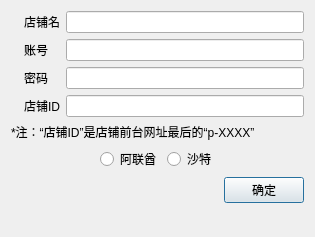
<?xml version="1.0" encoding="UTF-8"?>
<ui version="4.0">
 <class>AddShopDialog</class>
 <widget class="QDialog" name="AddShopDialog">
  <property name="geometry">
   <rect>
    <x>0</x>
    <y>0</y>
    <width>315</width>
    <height>237</height>
   </rect>
  </property>
  <property name="windowTitle">
   <string>Edit Shop Info</string>
  </property>
  <property name="windowIcon">
   <iconset resource="lemon01.qrc">
    <normaloff>:/Lemon01/lemon.png</normaloff>:/Lemon01/lemon.png</iconset>
  </property>
  <layout class="QVBoxLayout" name="verticalLayout">
   <item>
    <layout class="QGridLayout" name="gridLayout">
     <property name="bottomMargin">
      <number>0</number>
     </property>
     <item row="3" column="0">
      <widget class="QLabel" name="labelShopId">
       <property name="toolTip">
        <string>店铺id</string>
       </property>
       <property name="text">
        <string/>
       </property>
       <property name="textFormat">
        <enum>Qt::AutoText</enum>
       </property>
       <property name="pixmap">
        <pixmap resource="lemon01.qrc">:/Lemon01/mode</pixmap>
       </property>
       <property name="scaledContents">
        <bool>false</bool>
       </property>
      </widget>
     </item>
     <item row="3" column="2">
      <widget class="QLineEdit" name="lineShopId">
       <property name="sizePolicy">
        <sizepolicy hsizetype="Expanding" vsizetype="Expanding">
         <horstretch>0</horstretch>
         <verstretch>0</verstretch>
        </sizepolicy>
       </property>
       <property name="alignment">
        <set>Qt::AlignLeading|Qt::AlignLeft|Qt::AlignVCenter</set>
       </property>
      </widget>
     </item>
     <item row="1" column="0">
      <widget class="QLabel" name="labelAccount">
       <property name="toolTip">
        <string>账号</string>
       </property>
       <property name="text">
        <string/>
       </property>
       <property name="textFormat">
        <enum>Qt::AutoText</enum>
       </property>
       <property name="pixmap">
        <pixmap resource="lemon01.qrc">:/Lemon01/account</pixmap>
       </property>
       <property name="scaledContents">
        <bool>false</bool>
       </property>
      </widget>
     </item>
     <item row="0" column="0">
      <widget class="QLabel" name="labelName">
       <property name="toolTip">
        <string>店铺名</string>
       </property>
       <property name="text">
        <string/>
       </property>
       <property name="textFormat">
        <enum>Qt::AutoText</enum>
       </property>
       <property name="pixmap">
        <pixmap resource="lemon01.qrc">:/Lemon01/shop</pixmap>
       </property>
       <property name="scaledContents">
        <bool>false</bool>
       </property>
      </widget>
     </item>
     <item row="0" column="2">
      <widget class="QLineEdit" name="lineName">
       <property name="sizePolicy">
        <sizepolicy hsizetype="Expanding" vsizetype="Expanding">
         <horstretch>0</horstretch>
         <verstretch>0</verstretch>
        </sizepolicy>
       </property>
       <property name="alignment">
        <set>Qt::AlignLeading|Qt::AlignLeft|Qt::AlignVCenter</set>
       </property>
      </widget>
     </item>
     <item row="2" column="2">
      <widget class="QLineEdit" name="linePassword">
       <property name="sizePolicy">
        <sizepolicy hsizetype="Expanding" vsizetype="Expanding">
         <horstretch>0</horstretch>
         <verstretch>0</verstretch>
        </sizepolicy>
       </property>
       <property name="echoMode">
        <enum>QLineEdit::PasswordEchoOnEdit</enum>
       </property>
       <property name="alignment">
        <set>Qt::AlignLeading|Qt::AlignLeft|Qt::AlignVCenter</set>
       </property>
      </widget>
     </item>
     <item row="1" column="2">
      <widget class="QLineEdit" name="lineAccount">
       <property name="sizePolicy">
        <sizepolicy hsizetype="Expanding" vsizetype="Expanding">
         <horstretch>0</horstretch>
         <verstretch>0</verstretch>
        </sizepolicy>
       </property>
       <property name="alignment">
        <set>Qt::AlignLeading|Qt::AlignLeft|Qt::AlignVCenter</set>
       </property>
      </widget>
     </item>
     <item row="2" column="0">
      <widget class="QLabel" name="labelPassword">
       <property name="toolTip">
        <string>密码</string>
       </property>
       <property name="text">
        <string/>
       </property>
       <property name="textFormat">
        <enum>Qt::AutoText</enum>
       </property>
       <property name="pixmap">
        <pixmap resource="lemon01.qrc">:/Lemon01/password</pixmap>
       </property>
       <property name="scaledContents">
        <bool>false</bool>
       </property>
      </widget>
     </item>
     <item row="0" column="1">
      <widget class="QLabel" name="label">
       <property name="text">
        <string>店铺名</string>
       </property>
      </widget>
     </item>
     <item row="1" column="1">
      <widget class="QLabel" name="label_2">
       <property name="text">
        <string>账号</string>
       </property>
      </widget>
     </item>
     <item row="2" column="1">
      <widget class="QLabel" name="label_3">
       <property name="text">
        <string>密码</string>
       </property>
      </widget>
     </item>
     <item row="3" column="1">
      <widget class="QLabel" name="label_4">
       <property name="text">
        <string>店铺ID</string>
       </property>
      </widget>
     </item>
    </layout>
   </item>
   <item>
    <widget class="QLabel" name="label_5">
     <property name="text">
      <string>*注：“店铺ID”是店铺前台网址最后的“p-XXXX”</string>
     </property>
    </widget>
   </item>
   <item>
    <layout class="QHBoxLayout" name="horizontalLayout_2">
     <item>
      <spacer name="horizontalSpacer_2">
       <property name="orientation">
        <enum>Qt::Horizontal</enum>
       </property>
       <property name="sizeHint" stdset="0">
        <size>
         <width>40</width>
         <height>20</height>
        </size>
       </property>
      </spacer>
     </item>
     <item>
      <widget class="QRadioButton" name="radio1">
       <property name="text">
        <string>阿联酋</string>
       </property>
       <property name="iconSize">
        <size>
         <width>32</width>
         <height>32</height>
        </size>
       </property>
      </widget>
     </item>
     <item>
      <widget class="QRadioButton" name="radio2">
       <property name="text">
        <string>沙特</string>
       </property>
       <property name="iconSize">
        <size>
         <width>32</width>
         <height>32</height>
        </size>
       </property>
      </widget>
     </item>
     <item>
      <spacer name="horizontalSpacer_3">
       <property name="orientation">
        <enum>Qt::Horizontal</enum>
       </property>
       <property name="sizeHint" stdset="0">
        <size>
         <width>40</width>
         <height>20</height>
        </size>
       </property>
      </spacer>
     </item>
    </layout>
   </item>
   <item>
    <layout class="QHBoxLayout" name="horizontalLayout">
     <item>
      <spacer name="horizontalSpacer">
       <property name="orientation">
        <enum>Qt::Horizontal</enum>
       </property>
       <property name="sizeHint" stdset="0">
        <size>
         <width>40</width>
         <height>20</height>
        </size>
       </property>
      </spacer>
     </item>
     <item>
      <widget class="QPushButton" name="pushButton">
       <property name="text">
        <string>确定</string>
       </property>
      </widget>
     </item>
    </layout>
   </item>
   <item>
    <spacer name="verticalSpacer">
     <property name="orientation">
      <enum>Qt::Vertical</enum>
     </property>
     <property name="sizeHint" stdset="0">
      <size>
       <width>20</width>
       <height>1</height>
      </size>
     </property>
    </spacer>
   </item>
  </layout>
 </widget>
 <layoutdefault spacing="6" margin="11"/>
 <resources>
  <include location="lemon01.qrc"/>
 </resources>
 <connections/>
</ui>
